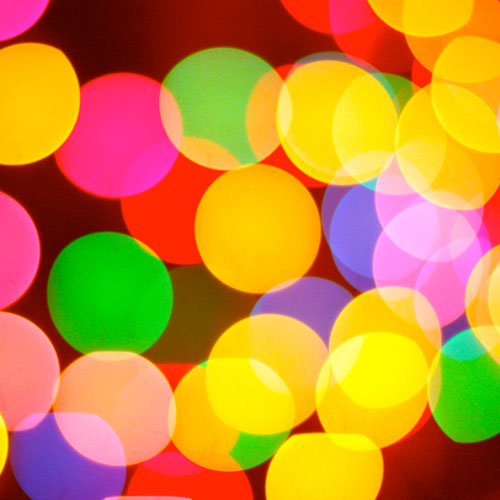
%> input picture HW4/colors.jpg, 500 x 500 px
$ octave HW4P6.m   (GNU Octave 9; MATLAB toolbox functions it lacks are replaced by stand-ins)
%> lines starting %> are read from the running program, lines starting %| are printed output that depends on the picture
img = imread('colors.jpg'); %import 500x500 pixel image
%> img is the input picture: size 500x500x3 uint8; mean R, G, B 200.9, 137.4, 51.8
img = double(img(:,:,1) + img(:,:,2) + img(:,:,3)); %convert to gray scale
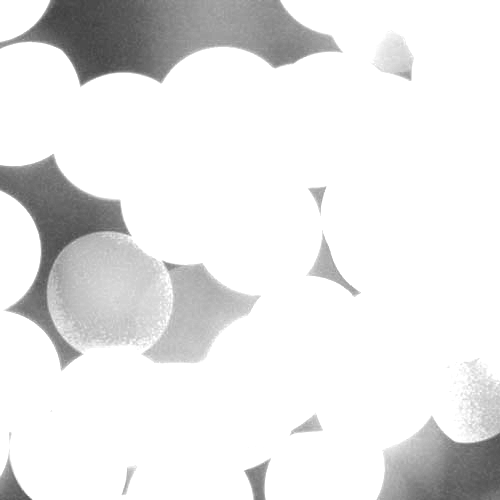
%> img: size 500x500 double; min 63, max 255, mean 232.2

[U,S,V] = svd(img);
true_rank = rank(img);
%> true_rank = 436
plot_ = 1;
rank_ = [true_rank, 10, 50, 200];
%> rank_ = [436 10 50 200]

figure;
for k = rank_
    img_k = U(:,1:k) * S(1:k,1:k) * V(:,1:k)';
    subplot(3,2,plot_);
    imagesc(img_k); title(['rank = ' num2str(k) ]); colormap('Gray');
    if plot_ == 1;
        colorbar;
    end
    plot_ = plot_ + 1;
end
%> this loop made 4 passes
%> k on passes 1 to 4: 436, 10, 50, 200

for i = 1:4
%> this loop made 4 passes; what is shown inside it comes from the first
    X = U(:,i) * V(:,i)';
    subplot(6,4,16+i);
    imagesc(X); set(gca, 'XTickLabel',[]);
    if i == 1
        title('Largest SV');
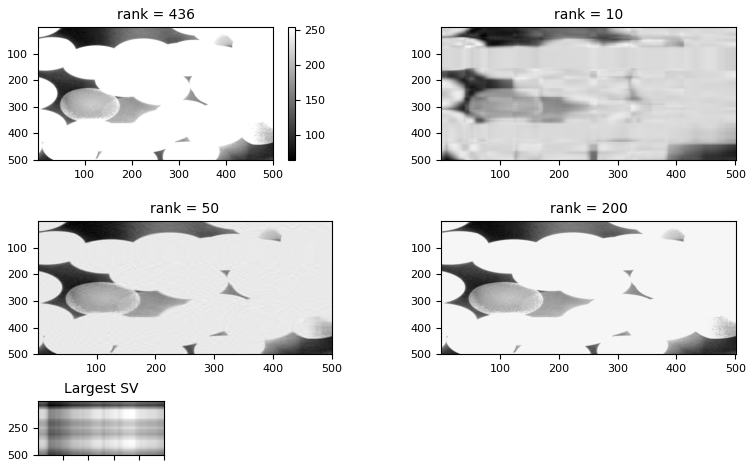
%> figure redrawn from the program's plot data, 5 panels
    else
        set(gca, 'YTickLabel',[]);
    end
end

len = length(img);
%> len = 500
for j = 0:3
%> this loop made 4 passes; what is shown inside it comes from the first
    Y = U(:,len-j) * V(:,len-j)';
    subplot(6,4,21+j);
    imagesc(Y);
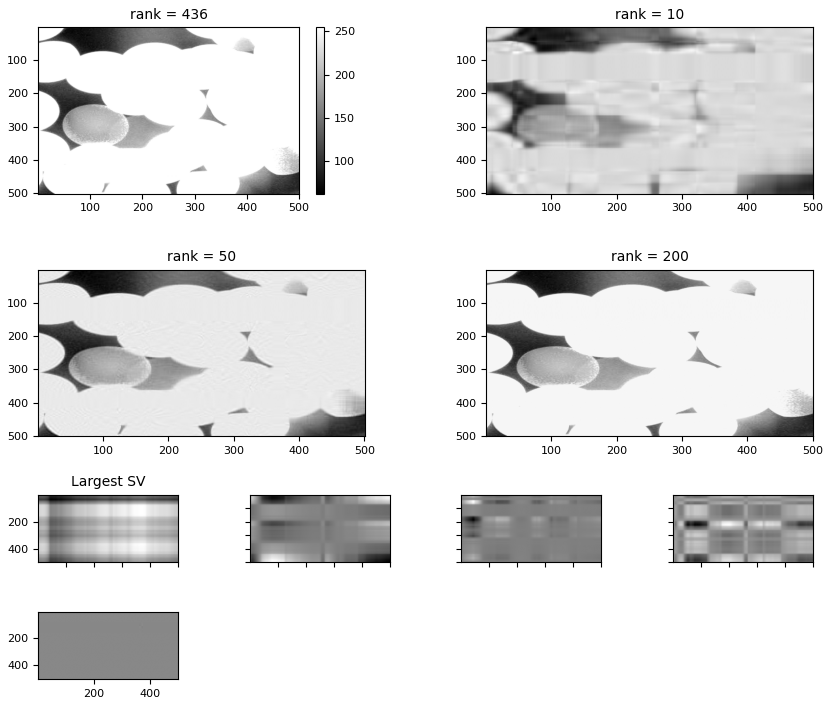
%> figure redrawn from the program's plot data, 9 panels
    if j > 0
        set(gca, 'YTickLabel',[]);
        if j == 3
            title('Smallest SV');
        end
    end
end
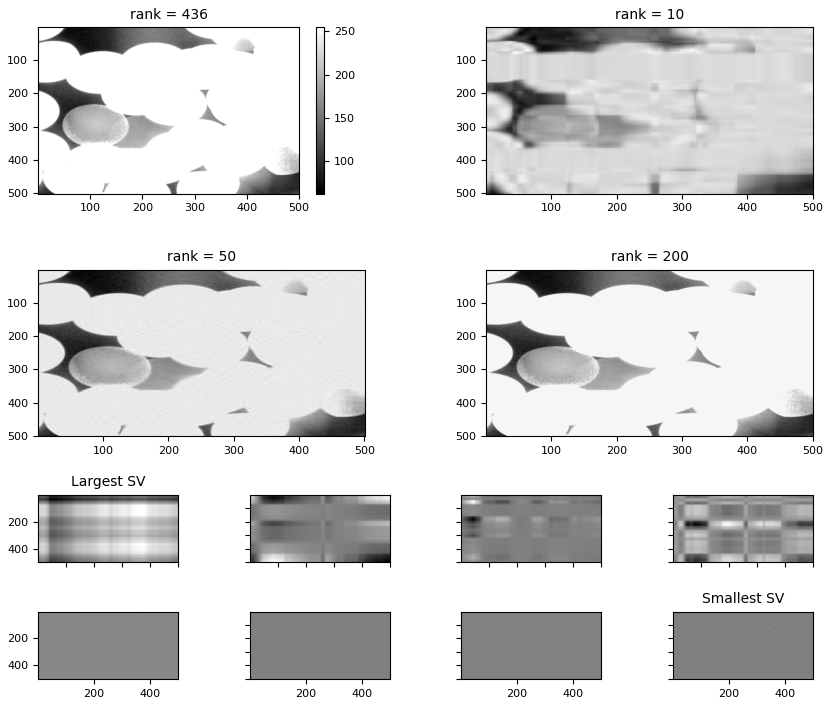
%> figure redrawn from the program's plot data, 12 panels
